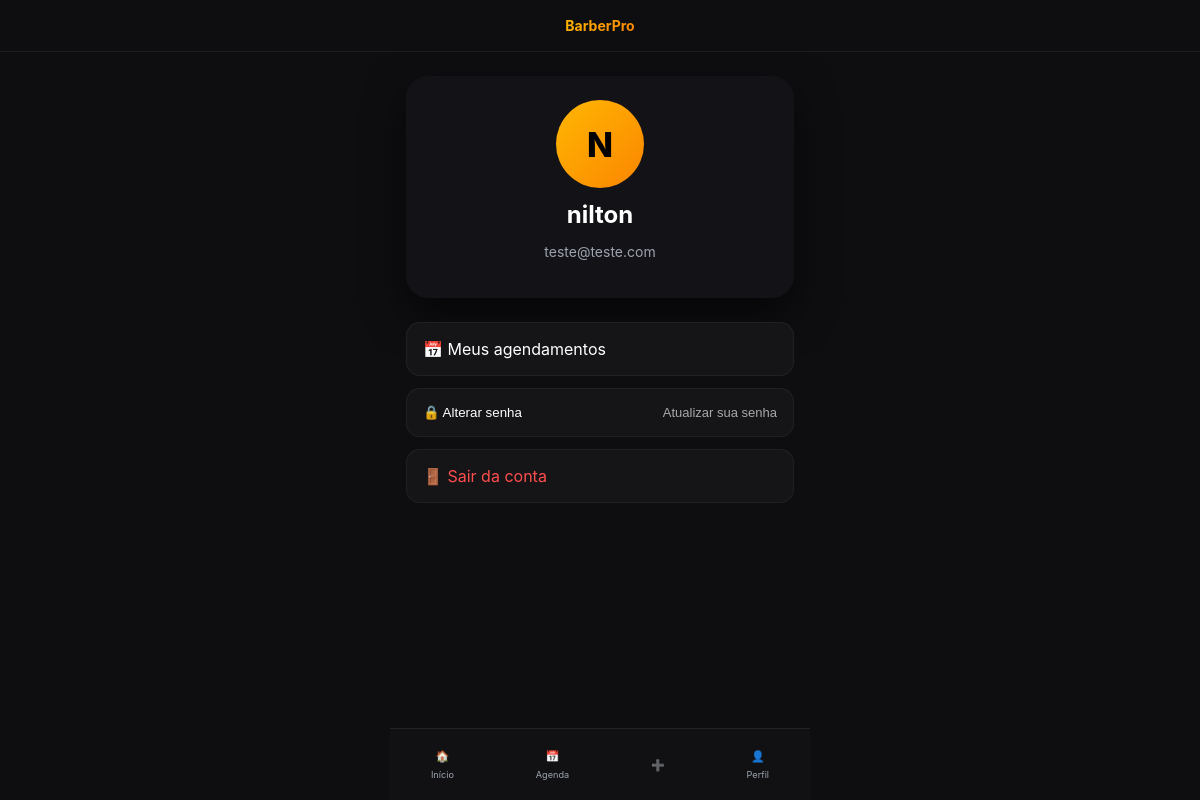
The app's page /perfil (signed in) with its own data.
### tables this page shows
CREATE TABLE clientes (
    id INTEGER PRIMARY KEY AUTOINCREMENT,
    nome TEXT NOT NULL,
    email TEXT UNIQUE NOT NULL,
    telefone TEXT,
    senha_hash TEXT NOT NULL,
    created_at TIMESTAMP DEFAULT CURRENT_TIMESTAMP
, role TEXT DEFAULT 'cliente');

### app.py (the view)
@app.route("/perfil")
def perfil():
    if "cliente_id" not in session:
        return redirect(url_for("auth.login"))
    db = get_db()
    cliente = db.execute(
        """
        SELECT nome, email
        FROM clientes
        WHERE id = ?
        """,
        (session["cliente_id"],),
    ).fetchone()
    return render_template(
        "public/perfil.html",
        cliente=cliente,
    )

### app.py (called while the page is built)
@app.teardown_appcontext
def teardown_db(exception):
    close_db()

### db.py (called while the page is built)
def get_db():
    if "db" not in g:
        db_path = os.path.join(current_app.root_path, "database.db")
        g.db = sqlite3.connect(db_path)
        g.db.row_factory = sqlite3.Row
    return g.db

### templates/public/perfil.html (shortened to what this page needs)
{% extends "base.html" %}
{% block content %}
<section class="fade-in profile-page">
    <div class="profile-card">
        <div class="profile-avatar">
            {{ cliente.nome[0]|upper }}
        </div>
        <h2>{{ cliente.nome }}</h2>
        <p class="profile-email">{{ cliente.email }}</p>
    </div>
    <div class="profile-actions">
        <a href="/meus-agendamentos" class="profile-action">
            📅 Meus agendamentos
        </a>
        <button type="button" class="profile-action" onclick="abrirModalSenha()">
            <span>🔒 Alterar senha</span>
            <small>Atualizar sua senha</small>
        </button>
        <a href="/logout" class="profile-action danger">
            🚪 Sair da conta
        </a>
    </div>
</section>
{% endblock %}

### static/css/base.css (style rules this page uses)
:root { --bg: #0e0e11; --card: #15151a; --primary: #ffb703; --primary-dark: #fb8500; --text: #ffffff; --muted: #9ca3af; --success: #22c55e; --danger: #ef4444; --info: #3b82f6; --radius: 16px; }
* { box-sizing: border-box; -webkit-tap-highlight-color: transparent; }
body { background-color: var(--bg); color: var(--text); margin: 0; font-family: "Inter", system-ui, sans-serif; padding-bottom: 90px; }
a { color: var(--primary); text-decoration: none; }
h1, h2 { margin-top: 0; }
section { margin-bottom: 22px; }
.fade-in { animation: fadeIn 0.35s ease; }

### static/css/app.css (style rules this page uses)
.profile-card { text-align: center; }
.profile-avatar { width: 72px; height: 72px; margin: auto; border-radius: 50%; background: linear-gradient(135deg, var(--primary), var(--primary-dark)); display: flex; align-items: center; justify-content: center; font-size: 28px; font-weight: 800; }
.profile-email { font-size: 13px; color: var(--muted); }
.profile-page { display: flex; flex-direction: column; gap: 24px; }
.profile-card { background: rgba(20,20,24,.9); border-radius: 22px; padding: 24px; text-align: center; box-shadow: 0 18px 40px rgba(0,0,0,.6); }
.profile-avatar { width: 88px; height: 88px; margin: auto; border-radius: 50%; background: linear-gradient(135deg, var(--primary), var(--primary-dark)); display: flex; align-items: center; justify-content: center; font-size: 34px; font-weight: 800; color: #000; }
.profile-card h2 { margin: 12px 0 4px; }
.profile-email { font-size: 14px; color: var(--muted); }
.profile-actions { display: flex; flex-direction: column; gap: 12px; }
.profile-action { width: 100%; background: #151518; border-radius: 14px; padding: 16px; border: 1px solid rgba(255,255,255,0.05); display: flex; justify-content: space-between; align-items: center; color: #fff; text-align: left; cursor: pointer; transition: all .25s ease; }
.profile-action small { color: #a8a8a8; font-size: 13px; }
.profile-action.danger { color: #ff4d4d; }

### records on screen
clientes: nome "N", nome "nilton", email "teste@teste.com"
